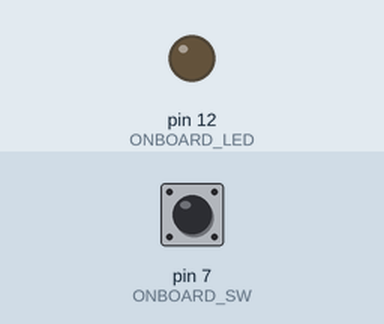
Recording of a sketch running on a simulated Arduino Uno, built with avr-gcc and run on an emulated ATmega328P. Parts: output pins drawn as LEDs (lit = HIGH). Dashed ring = blinking. The test bench sets the inputs (shaded band); at power-on: pin 7 (ONBOARD_SW) HIGH.

Above: at 0.1 s.
At 1.2 s:
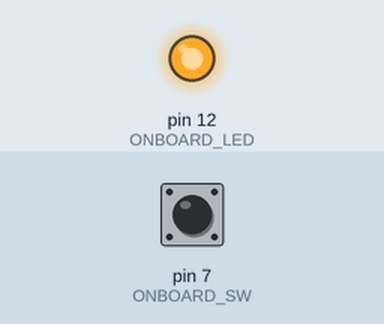
1.3 s: pin 7 (ONBOARD_SW) pulled LOW for 0.15 s
At 1.9 s:
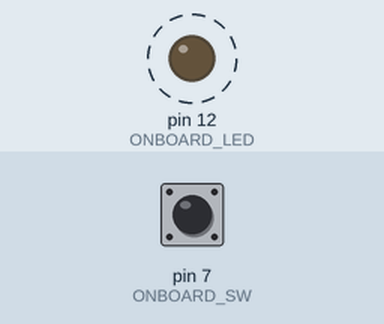
Timing chart, 0 to 10.3 s (numbered marks = the images above; inputs shaded):
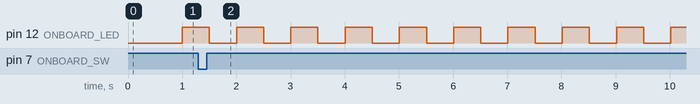

Measured:
- after the input at 1.3 s, pin 12 (ONBOARD_LED): alternates HIGH for 0.50 s and LOW for 0.50 s, starting after 0.20 s

The sketch:

Chapter14_EndStopSwitch_MultiMode.ino
```cpp
/*
 *  Ex_14 - Physical Computing
 *  Revisit Input & Output
 *
 *  LED
 *  -- GP12
 *  Switch
 *  -- GP7
 *
 */

#define ONBOARD_LED 12    // LED GP12
#define ONBOARD_SW  7    // Switch GP7

uint8_t current_State = 0;

uint8_t current_LED = LOW;
uint8_t current_SW = HIGH;
uint8_t previous_SW = HIGH;
unsigned long lastTransition = 0;

void setup() {
   pinMode(ONBOARD_LED, OUTPUT);
   pinMode(ONBOARD_SW, INPUT_PULLUP);
   digitalWrite(ONBOARD_LED, current_LED);    // turn the LED off by making the voltage LOW
}

void loop() {

    current_SW = digitalRead(ONBOARD_SW); // Switch is asserted Low (Active Low)
    current_State = ((previous_SW == HIGH) && (current_SW == LOW)) ? ((current_State < 3) ? current_State + 1 : 0) : current_State;

    switch (current_State) {
      case 0: case 1: case 2:
          if (lastTransition + (current_State == 0? 1000: current_State == 1? 500: 100) < millis()) {
              current_LED = ((current_LED == HIGH) ? LOW: HIGH);
              lastTransition = millis();
          }
          break;
      case 3:
          current_LED = HIGH;
          lastTransition = millis();
          break;
      default:
          current_State = 0;
    }

    previous_SW = current_SW;
    digitalWrite(ONBOARD_LED, current_LED);
}
```
